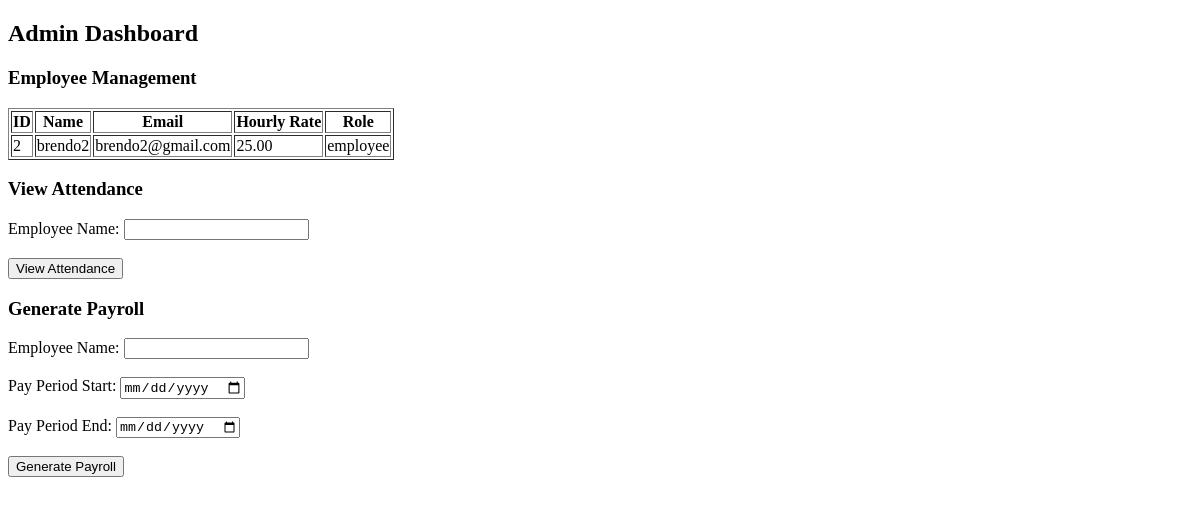
Screenshot of /LoginAttendanceSystemV2/admin_dashboard.php (signed in) with the database file from the repository.
### tables this page shows
CREATE TABLE `employees` (
  `id` int(11) NOT NULL,
  `name` varchar(255) NOT NULL,
  `email` varchar(255) NOT NULL,
  `password` varchar(255) NOT NULL,
  `role` varchar(50) NOT NULL,
  `hourly_rate` decimal(10,2) NOT NULL,
  `is_admin` int(11) NOT NULL DEFAULT 0
);

### LoginAttendanceSystemV2/admin_dashboard.php (the view, shortened to what this page needs)
<?php
include 'config/db.php';
$sql = "SELECT * FROM employees";
$result = $conn->query($sql);
?>
<!DOCTYPE html>
<html>
<head>
</head>
<body>
    <h2>Admin Dashboard</h2>
    <h3>Employee Management</h3>
    <table border="1">
        <tr>
            <th>ID</th>
            <th>Name</th>
            <th>Email</th>
            <th>Hourly Rate</th>
            <th>Role</th>
        </tr>
        <?php
        $result->data_seek(0);
        if ($result->num_rows > 0) {
            while($row = $result->fetch_assoc()) {
                if ($row['role'] != 'admin') {
                    echo "<tr>";
                    echo "<td>" . $row['id'] . "</td>";
                    echo "<td>" . $row['name'] . "</td>";
                    echo "<td>" . $row['email'] . "</td>";
                    echo "<td>" . $row['hourly_rate'] . "</td>";
                    echo "<td>" . $row['role'] . "</td>";
                    echo "</tr>";
                }
            }
        } else {
            echo "<tr><td colspan='5'>No employees found.</td></tr>";
        }
        ?>
    </table>
    <h3>View Attendance</h3>
    <form method="get" action="attendance.php">
        <div class="autocomplete">
            <label for="employee_name">Employee Name:</label>
            <input type="text" id="employee_name" name="employee_name" required>
        </div><br><br>
        <input type="submit" value="View Attendance">
    </form>
    <h3>Generate Payroll</h3>
    <form method="post" action="payroll.php">
        <div class="autocomplete">
            <label for="employee_name_payroll">Employee Name:</label>
            <input type="text" id="employee_name_payroll" name="employee_name" required>
        </div><br><br>
        <label for="pay_period_start">Pay Period Start:</label>
        <input type="date" id="pay_period_start" name="pay_period_start" required><br><br>
        <label for="pay_period_end">Pay Period End:</label>
        <input type="date" id="pay_period_end" name="pay_period_end" required><br><br>
        <input type="submit" value="Generate Payroll">
    </form>
</body>
</html>

### LoginAttendanceSystemV2/admin_dashboard.php (style rules this page uses)
.autocomplete { position: relative; display: inline-block; }

### rows the page displays
employees: id "2", name "brendo2", email "brendo2@gmail.com", hourly_rate "25.00", role "employee"
